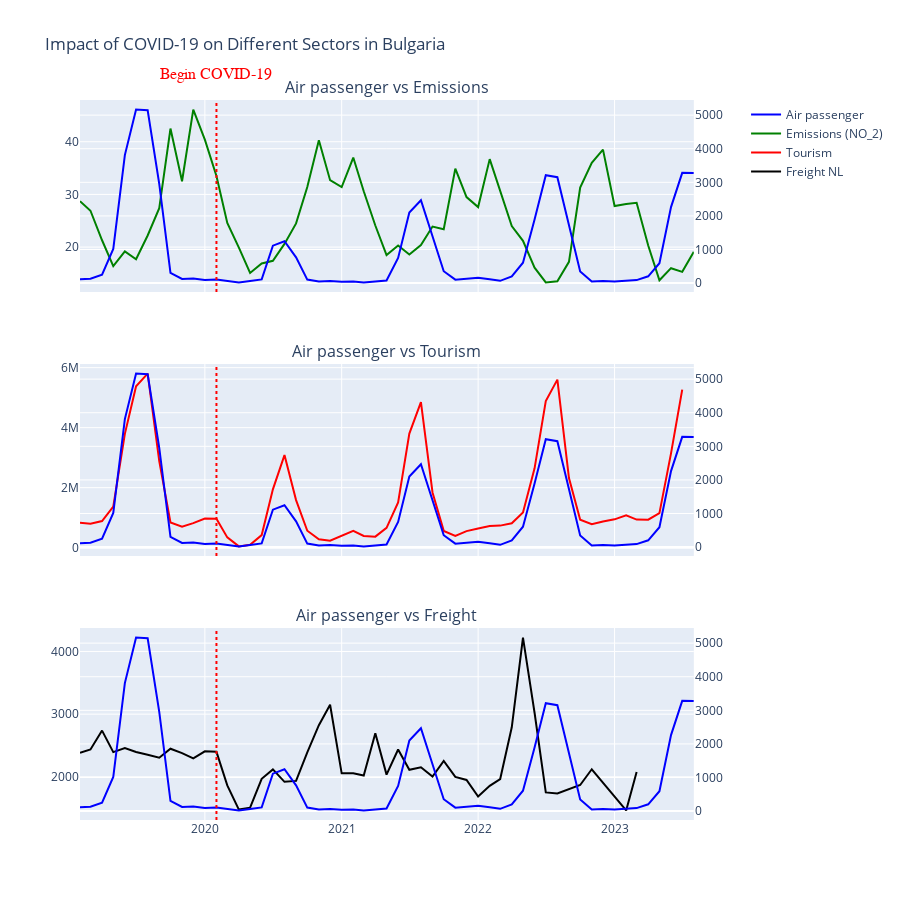

Notebook code cell kept with this figure:
### Code cell
fig = make_subplots(rows=3, cols=1,
                    shared_xaxes=True,
                    subplot_titles=('Air passenger vs Emissions', 'Air passenger vs Tourism', 'Air passenger vs Freight'),
                    vertical_spacing=0.1,
                    specs=[[{'secondary_y': True}],
                           [{'secondary_y': True}],
                           [{'secondary_y': True}]])

# For Traffic vs Emissions
fig.add_trace(go.Scatter(
    x=traffic_BG['TIME_PERIOD'],
    y=traffic_BG['OBS_VALUE'],
    name='Air passenger',
    line=dict(color='blue'),
), row=1, col=1, secondary_y=True)

fig.add_trace(go.Scatter(
    x=emissions_BG['TIME_PERIOD'],
    y=emissions_BG['OBS_VALUE'],
    name="Emissions (NO_2)",
    line=dict(color='green'),
), row=1, col=1, secondary_y=False)

# For Traffic vs Tourism
fig.add_trace(go.Scatter(
    x=traffic_BG['TIME_PERIOD'],
    y=traffic_BG['OBS_VALUE'],
    showlegend=False,  
    line=dict(color='blue'),
), row=2, col=1, secondary_y=True)

fig.add_trace(go.Scatter(
    x=tourism_BG['TIME_PERIOD'],
    y=tourism_BG['OBS_VALUE'],
    name='Tourism',
    line=dict(color='red'),
), row=2, col=1, secondary_y=False)

# For Traffic vs Freight
fig.add_trace(go.Scatter(
    x=traffic_BG['TIME_PERIOD'],
    y=traffic_BG['OBS_VALUE'],
    showlegend=False, 
    line=dict(color='blue'),
), row=3, col=1, secondary_y=True)

fig.add_trace(go.Scatter(
    x=supply_BG['TIME_PERIOD'],
    y=supply_BG['OBS_VALUE'],
    name='Freight NL',
    line=dict(color='black'),
), row=3, col=1, secondary_y=False)

fig.update_layout(
    title_text='Impact of COVID-19 on Different Sectors in Bulgaria',
    height=900 
)

fig.add_vline(x='2020-02', line_width=2, line_color='red', line_dash='dot')
fig.add_annotation(
    dict(
        x='2020-02-01',
        y=1.05,  
        xref='x',
        yref='paper',
        text='Begin COVID-19',  
        showarrow=False,
        font=dict(
            family='Courier New, monospace',
            size=16,
            color='red'
        ),
        ax=0,  
        ay=0
    )
)

fig.show()

### Figure 1 — Plotly figure (JSON) as saved in the notebook; plotly's stock layout.template omitted (floating-point values rounded to 4 significant figures)
{"data": [{"line": {"color": "blue"}, "name": "Air passenger", "type": "scatter", "x": ["2019-02", "2019-03", "2019-04", "2019-05", "2019-06", "2019-07", "2019-08", "2019-09", "2019-10", "2019-11", "2019-12", "2020-01", "2020-02", "2020-03", "2020-04", "2020-05", "2020-06", "2020-07", "2020-08", "2020-09", "2020-10", "2020-11", "2020-12", "2021-01", "2021-02", "2021-03", "2021-04", "2021-05", "2021-06", "2021-07", "2021-08", "2021-09", "2021-10", "2021-11", "2021-12", "2022-01", "2022-02", "2022-03", "2022-04", "2022-05", "2022-06", "2022-07", "2022-08", "2022-09", "2022-10", "2022-11", "2022-12", "2023-01", "2023-02", "2023-03", "2023-04", "2023-05", "2023-06", "2023-07", "2023-08"], "xaxis": "x", "y": [116, 130, 252, 1018, 3811, 5165, 5144, 2957, 306, 124, 137, 94, 106, 60, 22, 64, 109, 1114, 1245, 766, 104, 49, 62, 40, 46, 21, 56, 78, 751, 2101, 2466, 1415, 354, 102, 134, 161, 116, 68, 202, 608, 1891, 3213, 3154, 1763, 347, 47, 66, 47, 72, 89, 202, 591, 2262, 3282, 3278], "yaxis": "y2"}, {"line": {"color": "green"}, "name": "Emissions (NO_2)", "type": "scatter", "x": ["2019-02", "2019-03", "2019-04", "2019-05", "2019-06", "2019-07", "2019-08", "2019-09", "2019-10", "2019-11", "2019-12", "2020-01", "2020-02", "2020-03", "2020-04", "2020-05", "2020-06", "2020-07", "2020-08", "2020-09", "2020-10", "2020-11", "2020-12", "2021-01", "2021-02", "2021-03", "2021-04", "2021-05", "2021-06", "2021-07", "2021-08", "2021-09", "2021-10", "2021-11", "2021-12", "2022-01", "2022-02", "2022-03", "2022-04", "2022-05", "2022-06", "2022-07", "2022-08", "2022-09", "2022-10", "2022-11", "2022-12", "2023-01", "2023-02", "2023-03", "2023-04", "2023-05", "2023-06", "2023-07", "2023-08"], "xaxis": "x", "y": [28.7, 26.9, 21.3, 16.4, 19.2, 17.7, 22.2, 27.4, 42.5, 32.5, 46.1, 40.4, 33.5, 24.6, 19.9, 15.1, 16.9, 17.4, 20.6, 24.5, 31.4, 40.3, 32.7, 31.4, 37, 30.6, 24.1, 18.5, 20.3, 18.6, 20.4, 23.9, 23.4, 34.9, 29.5, 27.6, 36.7, 30.5, 24, 21.2, 16.1, 13.3, 13.5, 17.2, 31.3, 36, 38.5, 27.8, 28.2, 28.4, 20.3, 13.7, 16, 15.3, 19.1], "yaxis": "y"}, {"line": {"color": "blue"}, "showlegend": false, "type": "scatter", "x": ["2019-02", "2019-03", "2019-04", "2019-05", "2019-06", "2019-07", "2019-08", "2019-09", "2019-10", "2019-11", "2019-12", "2020-01", "2020-02", "2020-03", "2020-04", "2020-05", "2020-06", "2020-07", "2020-08", "2020-09", "2020-10", "2020-11", "2020-12", "2021-01", "2021-02", "2021-03", "2021-04", "2021-05", "2021-06", "2021-07", "2021-08", "2021-09", "2021-10", "2021-11", "2021-12", "2022-01", "2022-02", "2022-03", "2022-04", "2022-05", "2022-06", "2022-07", "2022-08", "2022-09", "2022-10", "2022-11", "2022-12", "2023-01", "2023-02", "2023-03", "2023-04", "2023-05", "2023-06", "2023-07", "2023-08"], "xaxis": "x2", "y": [116, 130, 252, 1018, 3811, 5165, 5144, 2957, 306, 124, 137, 94, 106, 60, 22, 64, 109, 1114, 1245, 766, 104, 49, 62, 40, 46, 21, 56, 78, 751, 2101, 2466, 1415, 354, 102, 134, 161, 116, 68, 202, 608, 1891, 3213, 3154, 1763, 347, 47, 66, 47, 72, 89, 202, 591, 2262, 3282, 3278], "yaxis": "y4"}, {"line": {"color": "red"}, "name": "Tourism", "type": "scatter", "x": ["2019-02", "2019-03", "2019-04", "2019-05", "2019-06", "2019-07", "2019-08", "2019-09", "2019-10", "2019-11", "2019-12", "2020-01", "2020-02", "2020-03", "2020-04", "2020-05", "2020-06", "2020-07", "2020-08", "2020-09", "2020-10", "2020-11", "2020-12", "2021-01", "2021-02", "2021-03", "2021-04", "2021-05", "2021-06", "2021-07", "2021-08", "2021-09", "2021-10", "2021-11", "2021-12", "2022-01", "2022-02", "2022-03", "2022-04", "2022-05", "2022-06", "2022-07", "2022-08", "2022-09", "2022-10", "2022-11", "2022-12", "2023-01", "2023-02", "2023-03", "2023-04", "2023-05", "2023-06", "2023-07"], "xaxis": "x2", "y": [826763, 800328, 888474, 1369430, 3793185, 5380677, 5801578, 2885931, 841227, 698248, 817857, 973280, 961663, 342295, 42168, 95150, 419498, 1943844, 3085512, 1585863, 564351, 277533, 232316, 408493, 560217, 388846, 367881, 658964, 1507361, 3801551, 4852270, 1840923, 558640, 391451, 552102, 637864, 725542, 735003, 812634, 1170756, 2643048, 4886868, 5600455, 2321465, 929844, 778940, 874539, 944051, 1080618, 936452, 934076, 1152689, 3141448, 5266360], "yaxis": "y3"}, {"line": {"color": "blue"}, "showlegend": false, "type": "scatter", "x": ["2019-02", "2019-03", "2019-04", "2019-05", "2019-06", "2019-07", "2019-08", "2019-09", "2019-10", "2019-11", "2019-12", "2020-01", "2020-02", "2020-03", "2020-04", "2020-05", "2020-06", "2020-07", "2020-08", "2020-09", "2020-10", "2020-11", "2020-12", "2021-01", "2021-02", "2021-03", "2021-04", "2021-05", "2021-06", "2021-07", "2021-08", "2021-09", "2021-10", "2021-11", "2021-12", "2022-01", "2022-02", "2022-03", "2022-04", "2022-05", "2022-06", "2022-07", "2022-08", "2022-09", "2022-10", "2022-11", "2022-12", "2023-01", "2023-02", "2023-03", "2023-04", "2023-05", "2023-06", "2023-07", "2023-08"], "xaxis": "x3", "y": [116, 130, 252, 1018, 3811, 5165, 5144, 2957, 306, 124, 137, 94, 106, 60, 22, 64, 109, 1114, 1245, 766, 104, 49, 62, 40, 46, 21, 56, 78, 751, 2101, 2466, 1415, 354, 102, 134, 161, 116, 68, 202, 608, 1891, 3213, 3154, 1763, 347, 47, 66, 47, 72, 89, 202, 591, 2262, 3282, 3278], "yaxis": "y6"}, {"line": {"color": "black"}, "name": "Freight NL", "type": "scatter", "x": ["2019-02", "2019-03", "2019-04", "2019-05", "2019-06", "2019-07", "2019-08", "2019-09", "2019-10", "2019-11", "2019-12", "2020-01", "2020-02", "2020-03", "2020-04", "2020-05", "2020-06", "2020-07", "2020-08", "2020-09", "2020-10", "2020-11", "2020-12", "2021-01", "2021-02", "2021-03", "2021-04", "2021-05", "2021-06", "2021-07", "2021-08", "2021-09", "2021-10", "2021-11", "2021-12", "2022-01", "2022-02", "2022-03", "2022-04", "2022-05", "2022-06", "2022-07", "2022-08", "2022-09", "2022-10", "2022-11", "2022-12", "2023-01", "2023-02", "2023-03"], "xaxis": "x3", "y": [2384.0, 2437.0, 2738.0, 2394.0, 2458.0, 2395.0, 2352.0, 2305.0, 2448.0, 2378.0, 2293.0, 2406.0, 2399.0, 1863, 1476.0, 1508.0, 1968.0, 2119.0, 1920, 1935.0, 2388.0, 2824.0, 3151.0, 2056.0, 2056.0, 2020.0, 2697.0, 2034.0, 2436.0, 2112.0, 2153.0, 2002.0, 2253.0, 1999, 1949, 1685, 1856.0, 1964.0, 2790.0, 4222.0, 3023.0, 1750.0, 1734.0, 1802.0, 1870.0, 2120.0, 1902.0, 1676.0, 1464.0, 2078.0], "yaxis": "y5"}], "layout": {"annotations": [{"font": {"size": 16}, "showarrow": false, "text": "Air passenger vs Emissions", "x": 0.47, "xanchor": "center", "xref": "paper", "y": 1, "yanchor": "bottom", "yref": "paper"}, {"font": {"size": 16}, "showarrow": false, "text": "Air passenger vs Tourism", "x": 0.47, "xanchor": "center", "xref": "paper", "y": 0.6333, "yanchor": "bottom", "yref": "paper"}, {"font": {"size": 16}, "showarrow": false, "text": "Air passenger vs Freight", "x": 0.47, "xanchor": "center", "xref": "paper", "y": 0.2667, "yanchor": "bottom", "yref": "paper"}, {"ax": 0, "ay": 0, "font": {"color": "red", "family": "Courier New, monospace", "size": 16}, "showarrow": false, "text": "Begin COVID-19", "x": "2020-02-01", "xref": "x", "y": 1.05, "yref": "paper"}], "height": 900, "shapes": [{"line": {"color": "red", "dash": "dot", "width": 2}, "type": "line", "x0": "2020-02", "x1": "2020-02", "xref": "x", "y0": 0, "y1": 1, "yref": "y domain"}, {"line": {"color": "red", "dash": "dot", "width": 2}, "type": "line", "x0": "2020-02", "x1": "2020-02", "xref": "x2", "y0": 0, "y1": 1, "yref": "y3 domain"}, {"line": {"color": "red", "dash": "dot", "width": 2}, "type": "line", "x0": "2020-02", "x1": "2020-02", "xref": "x3", "y0": 0, "y1": 1, "yref": "y5 domain"}], "title": {"text": "Impact of COVID-19 on Different Sectors in Bulgaria"}, "xaxis": {"anchor": "y", "domain": [0, 0.94], "matches": "x3", "showticklabels": false}, "xaxis2": {"anchor": "y3", "domain": [0, 0.94], "matches": "x3", "showticklabels": false}, "xaxis3": {"anchor": "y5", "domain": [0, 0.94]}, "yaxis": {"anchor": "x", "domain": [0.7333, 1]}, "yaxis2": {"anchor": "x", "overlaying": "y", "side": "right"}, "yaxis3": {"anchor": "x2", "domain": [0.3667, 0.6333]}, "yaxis4": {"anchor": "x2", "overlaying": "y3", "side": "right"}, "yaxis5": {"anchor": "x3", "domain": [0, 0.2667]}, "yaxis6": {"anchor": "x3", "overlaying": "y5", "side": "right"}}}
